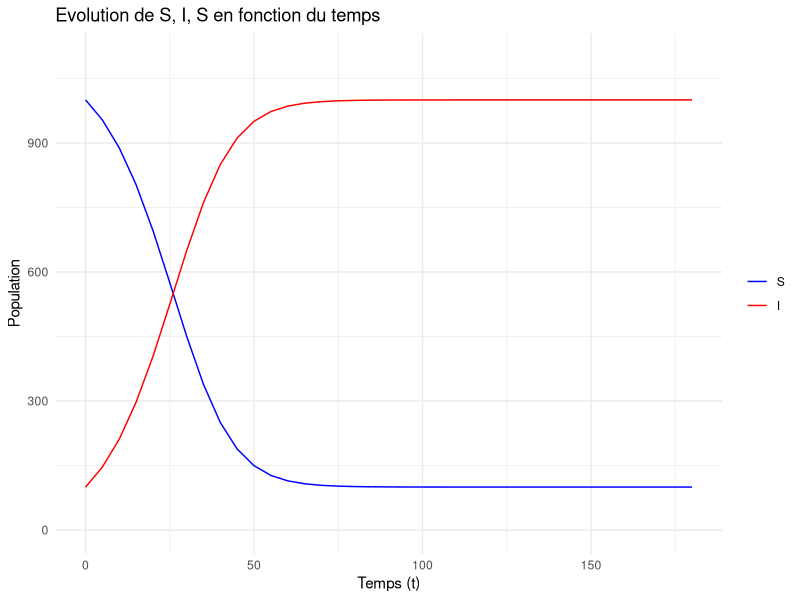

The R source for this figure:
library(ggplot2)
library(reshape2)
# Les fonctions dérivées
S_derive <- function(S, I, beta, gamma){ #Definition de S'
return(-beta * S * I + gamma * I)
}
I_derive <- function(S, I, beta, gamma){ #Definition de I'
return(beta * S * I - gamma * I)
}
# Les fonctions ki (Ki1,ki2) de Runge-Kutta pour l'ordre 6
#K1
k11 <- function(S, I, beta, gamma) {
S_derive(S, I, beta, gamma)
}
k12 <- function(S, I, beta, gamma) {
I_derive(S, I, beta, gamma)
}
#K2
k21 <- function(S, I, beta, gamma) {
S_derive(S + 1/4 * k11(S, I, beta, gamma), I + 1/4 * k12(S, I, beta, gamma), beta, gamma)
}
k22 <- function(S, I, beta, gamma) {
I_derive(S + 1/4 * k11(S, I, beta, gamma), I + 1/4 * k12(S, I, beta, gamma), beta, gamma)
}
#K3
k31 <- function(S, I, beta, gamma) {
S_derive(S + 1/4 * k21(S, I, beta, gamma), I + 1/4 * k22(S, I, beta, gamma), beta, gamma)
}
k32 <- function(S, I, beta, gamma) {
I_derive(S + 1/4 * k21(S, I, beta, gamma), I + 1/4 * k22(S, I, beta, gamma), beta, gamma)
}
#K4
k41 <- function(S, I, beta, gamma) {
S_derive(S + 1/2 * k31(S, I, beta, gamma), I + 1/2 * k32(S, I, beta, gamma), beta, gamma)
}
k42 <- function(S, I, beta, gamma) {
I_derive(S + 1/2 * k31(S, I, beta, gamma), I + 1/2 * k32(S, I, beta, gamma), beta, gamma)
}
#K5
k51 <- function(S, I, beta, gamma) {
S_derive(S + 3/4 * k41(S, I, beta, gamma), I + 3/4 * k42(S, I, beta, gamma), beta, gamma)
}
k52 <- function(S, I, beta, gamma) {
I_derive(S + 3/4 * k41(S, I, beta, gamma), I + 3/4 * k42(S, I, beta, gamma), beta, gamma)
}
#K6
k61 <- function(S, I, beta, gamma) {
S_derive(S + k51(S, I, beta, gamma), I + k52(S, I, beta, gamma), beta, gamma)
}
k62 <- function(S, I, beta, gamma) {
I_derive(S + k51(S, I, beta, gamma), I + k52(S, I, beta, gamma), beta, gamma)
}
# Les fontions de Runge-Kutta à chaque instant:
Runge_kutta5 <- function(S, I, beta, gamma, pas, T){
t <- seq(0, T, by = pas)
S_result <- c(S)
I_result <- c(I)
for(i in 2:length(t)){
k1_1 <- k11(S_result[i-1], I_result[i-1], beta, gamma)
k1_2 <- k12(S_result[i-1], I_result[i-1], beta, gamma)
k2_1 <- k21(S_result[i-1], I_result[i-1], beta, gamma)
k2_2 <- k22(S_result[i-1], I_result[i-1], beta, gamma)
k3_1 <- k31(S_result[i-1], I_result[i-1], beta, gamma)
k3_2 <- k32(S_result[i-1], I_result[i-1], beta, gamma)
k4_1 <- k41(S_result[i-1], I_result[i-1], beta, gamma)
k4_2 <- k42(S_result[i-1], I_result[i-1], beta, gamma)
k5_1 <- k51(S_result[i-1], I_result[i-1], beta, gamma)
k5_2 <- k52(S_result[i-1], I_result[i-1], beta, gamma)
k6_1 <- k51(S_result[i-1], I_result[i-1], beta, gamma)
k6_2 <- k52(S_result[i-1], I_result[i-1], beta, gamma)
S_new <- S_result[i-1] + pas/90 * (7*k1_1 + 32*k3_1 + 12*k4_1 + 32*k5_1 + 7*k6_1)
I_new <- I_result[i-1] + pas/90 * (7*k1_2 + 32*k3_2 + 12*k4_2 + 32*k5_2 + 7*k6_2)
S_result[i] <- S_new
I_result[i] <- I_new
}
#Retourner le tableau des resultats
return(data.frame(t = t, S = S_result, I = I_result))
}
# Exemple d'utilisation du model SIS:
# Les conditions initials
S <- 1000 #1000 subsbectible
I <- 100 #100 infecté
pas <- 5 #Pas de 5 jours
T <- 180 #Arrivant jusqu'a 180jours
#Initialiser ,t les taux de transmitions
beta <- 0.0001
gamma <- 0.01
#Stocker les résultats sous forme de tableau
result <- Runge_kutta5(S, I, beta, gamma, pas, T)
View(result)
# Transformer les données en format long pour ggplot
result_long <- melt(result, id.vars = "t")
col_plots <- c("S" = "blue", "I" = "red", "R" = "green")
# Utiliser ggplot pour créer le graphique
p<- ggplot(data = result_long, aes(x = t, y = value, colour = variable, group = variable)) +
geom_line() +
scale_y_continuous(limits = c(0, max(c(S, I) * 1.1))) + # Ajuster la limite de l'axe y
labs(x = "Temps (t)", y = "Population", title = "Evolution de S, I, S en fonction du temps") +
theme_minimal() +
scale_colour_manual(values = col_plots) +
theme(legend.title = element_blank())
print(p)